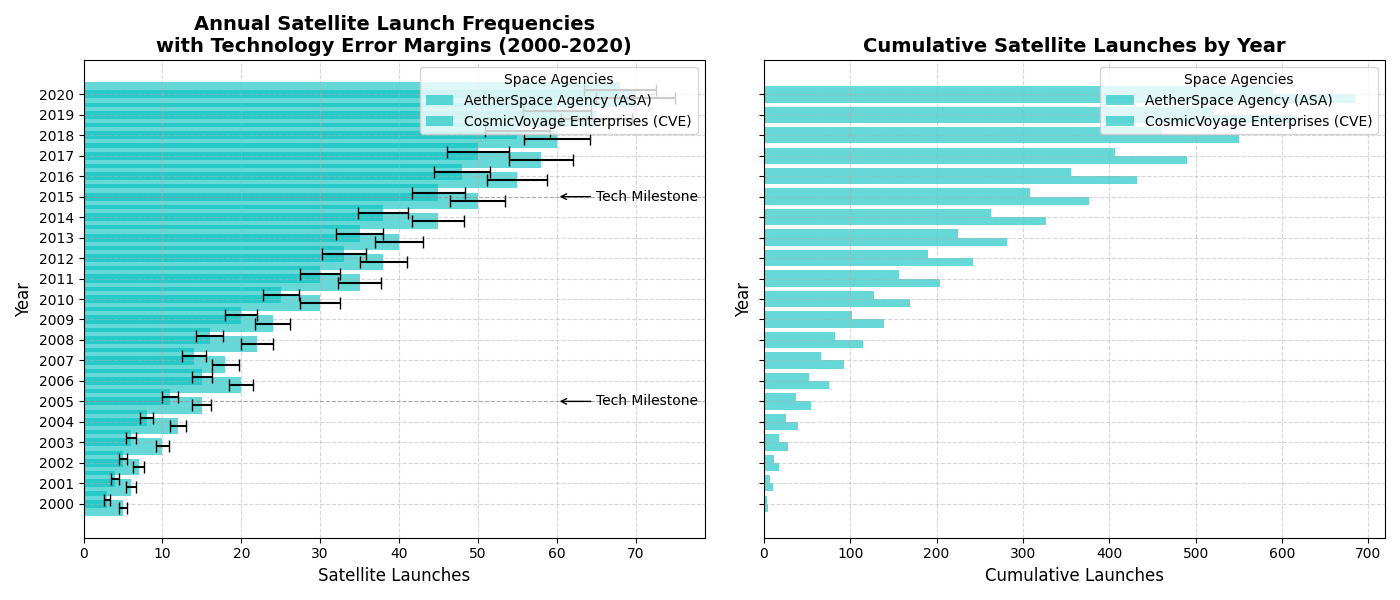

Reproduce this figure in Python.
import matplotlib.pyplot as plt
import numpy as np

years = np.arange(2000, 2021)

asa_launches = [5, 6, 7, 10, 12, 15, 20, 18, 22, 24, 30, 35, 38, 40, 45, 50, 55, 58, 60, 65, 70]
cve_launches = [3, 4, 5, 6, 8, 11, 15, 14, 16, 20, 25, 30, 33, 35, 38, 45, 48, 50, 55, 60, 68]

asa_errors = [0.5, 0.6, 0.7, 0.8, 1, 1.2, 1.5, 1.7, 2, 2.2, 2.5, 2.7, 3, 3.1, 3.3, 3.5, 3.8, 4, 4.2, 4.5, 5]
cve_errors = [0.4, 0.5, 0.5, 0.6, 0.8, 1, 1.3, 1.5, 1.7, 2, 2.3, 2.5, 2.8, 3, 3.2, 3.4, 3.6, 3.9, 4.1, 4.3, 4.6]

cumulative_asa = np.cumsum(asa_launches)
cumulative_cve = np.cumsum(cve_launches)

fig, (ax1, ax2) = plt.subplots(1, 2, figsize=(14, 6), sharey=True)

# Changing first subplot to horizontal bar chart
ax1.barh(years - 0.2, asa_launches, xerr=asa_errors, label='AetherSpace Agency (ASA)', color='c', alpha=0.6, capsize=4)
ax1.barh(years + 0.2, cve_launches, xerr=cve_errors, label='CosmicVoyage Enterprises (CVE)', color='c', alpha=0.6, capsize=4)

ax1.set_title('Annual Satellite Launch Frequencies\nwith Technology Error Margins (2000-2020)', fontsize=14, fontweight='bold')
ax1.set_ylabel('Year', fontsize=12)
ax1.set_xlabel('Satellite Launches', fontsize=12)
ax1.legend(title='Space Agencies', loc='upper right', fontsize=10)
ax1.grid(True, linestyle='--', alpha=0.5)
ax1.axhline(y=2005, color='gray', linestyle='--', linewidth=0.8, alpha=0.5)
ax1.axhline(y=2015, color='gray', linestyle='--', linewidth=0.8, alpha=0.5)
ax1.annotate('Tech Milestone', xy=(60, 2005), xytext=(65, 2005),
             arrowprops=dict(facecolor='black', arrowstyle='->'), fontsize=10, va='center')
ax1.annotate('Tech Milestone', xy=(60, 2015), xytext=(65, 2015),
             arrowprops=dict(facecolor='black', arrowstyle='->'), fontsize=10, va='center')
ax1.set_yticks(years)
ax1.set_yticklabels(years)

# Changing second subplot to horizontal bar chart
ax2.barh(years - 0.2, cumulative_asa, height=0.4, label='AetherSpace Agency (ASA)', color='c', alpha=0.6)
ax2.barh(years + 0.2, cumulative_cve, height=0.4, label='CosmicVoyage Enterprises (CVE)', color='c', alpha=0.6)

ax2.set_title('Cumulative Satellite Launches by Year', fontsize=14, fontweight='bold')
ax2.set_ylabel('Year', fontsize=12)
ax2.set_xlabel('Cumulative Launches', fontsize=12)
ax2.legend(title='Space Agencies', loc='upper right', fontsize=10)
ax2.grid(True, linestyle='--', alpha=0.5)
ax2.set_yticks(years)
ax2.set_yticklabels(years)

plt.tight_layout()
plt.show()
